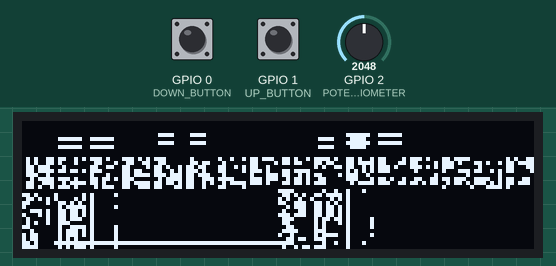
Recording of a program running on a simulated ESP32-C3. Parts: 128×32 one-colour display. The test bench sets the inputs (shaded band); at power-on: GPIO 0 (DOWN_BUTTON) HIGH, GPIO 1 (UP_BUTTON) HIGH, GPIO 2 (POTENTIOMETER) = 2048. What the program prints to the serial monitor is not drawn.

Above: at 1.8 s.
1.9 s: GPIO 0 (DOWN_BUTTON) pulled LOW for 1.2 s
At 2.5 s:
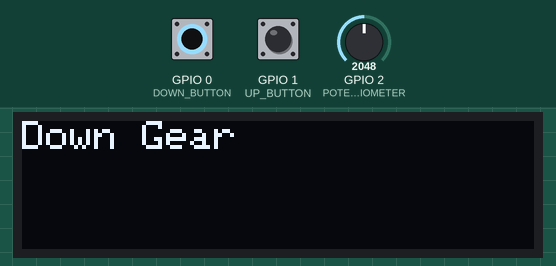
4.6 s: GPIO 1 (UP_BUTTON) pulled LOW for 1.2 s
At 5.8 s:
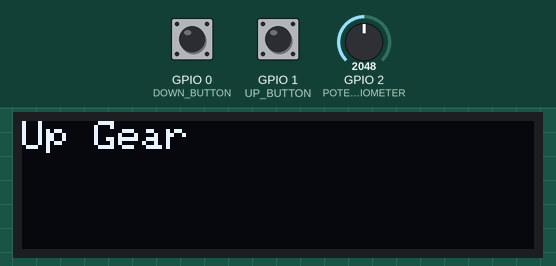
7.3 s: GPIO 0 (DOWN_BUTTON) pulled LOW for 1.2 s
At 8.5 s:
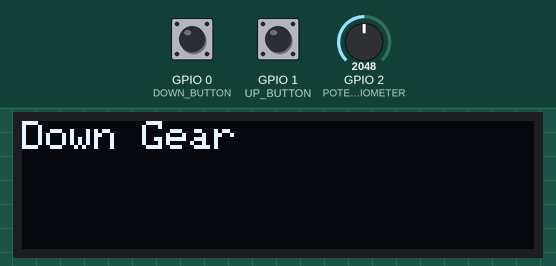
10.0 s: GPIO 1 (UP_BUTTON) pulled LOW for 3.2 s
At 10.5 s:
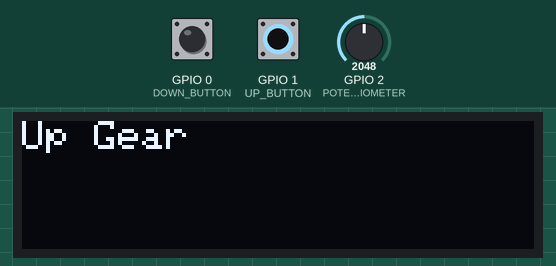
14.7 s: GPIO 0 (DOWN_BUTTON) pulled LOW for 3.2 s
At 16.3 s:
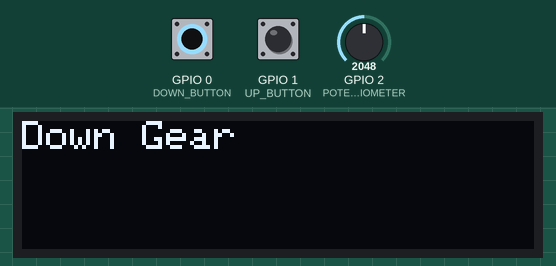
Timing chart, 0 to 17.8 s (numbered marks = the images above; inputs shaded):
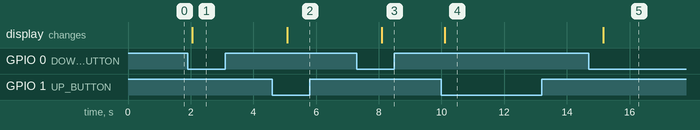

The program:

main.cpp
```cpp
#include <Wire.h>
#include <Adafruit_GFX.h>
#include <Adafruit_SSD1306.h>

// Definisci i pin I2C utilizzati
#define I2C_SDA 3  // Modifica con il pin corretto
#define I2C_SCL 4  // Modifica con il pin corretto

#define POTENTIOMETER 2

#define UP_BUTTON 1
#define DOWN_BUTTON 0

#define SCREEN_WIDTH 128
#define SCREEN_HEIGHT 32
#define OLED_RESET -1

const uint8_t heart_bmp[] PROGMEM = {
  0x00, 0x00, 0x00, 0x00, 0x00, 0x00, 0x00, 0x00,
  0x00, 0x00, 0x00, 0x00, 0x00, 0x00, 0x00, 0x00,
  0x00, 0x00, 0x00, 0x00, 0x00, 0x00, 0x00, 0x00,
  0x00, 0x00, 0x00, 0x00, 0x00, 0x00, 0x00, 0x00,
  0x00, 0x00, 0x00, 0x00, 0x00, 0x00, 0x00, 0x00,
  0x00, 0x00, 0x00, 0x00, 0x00, 0x00, 0x00, 0x00,
  0x00, 0x00, 0x00, 0x00, 0x3C, 0x3C, 0x00, 0x00,
  0x00, 0x00, 0x7E, 0x7E, 0x00, 0x00, 0x00, 0x00,
  0x00, 0x7E, 0x7E, 0x00, 0x00, 0x00, 0x00, 0x00,
  0x00, 0x3C, 0x3C, 0x00, 0x00, 0x00, 0x00, 0x00,
  0x00, 0x00, 0x00, 0x00, 0x3C, 0x3C, 0x00, 0x00,
  0x00, 0x00, 0x7E, 0x7E, 0x00, 0x00, 0x00, 0x00,
  0x00, 0x7E, 0x7E, 0x00, 0x00, 0x00, 0x00, 0x00,
  0x00, 0x3C, 0x3C, 0x00, 0x00, 0x00, 0x00, 0x00,
  0x00, 0x00, 0x00, 0x00, 0x00, 0x00, 0x00, 0x00,
  0x00, 0x00, 0x00, 0x00, 0x00, 0x00, 0x00, 0x00,
  0x00, 0x00, 0x00, 0x00, 0x00, 0x00, 0x00, 0x00,
  0x00, 0x00, 0x00, 0x00, 0x00, 0x00, 0x00, 0x00
};

Adafruit_SSD1306 display(SCREEN_WIDTH, SCREEN_HEIGHT, &Wire, OLED_RESET);

void setup() {
  Serial.begin(115200); //per il serial monitor
  Serial.println(F("Setup Iniziato"));
  Wire.begin(I2C_SDA, I2C_SCL);


  if(!display.begin(SSD1306_SWITCHCAPVCC, 0x3C)) {
    Serial.println(F("SSD1306 allocation failed"));
    for(;;);
  }


  pinMode(UP_BUTTON, INPUT_PULLUP);
  pinMode(DOWN_BUTTON, INPUT_PULLUP);
  pinMode(POTENTIOMETER, INPUT);


  display.clearDisplay();

  // Mostra il logo
  display.drawBitmap(0, 0, heart_bmp, 128, 32, SSD1306_WHITE);
  display.display();

  Serial.println(F("Setup completato"));
  //display.clearDisplay();
  //display.setTextSize(1);
  //display.setTextColor(SSD1306_WHITE);
  //display.setCursor(0,0);
  //display.println(F("Hello, world!"));
  //display.display();

}

void loop() {
  int sensorValue = analogRead(POTENTIOMETER);
  Serial.println(sensorValue);

  if ((digitalRead(UP_BUTTON) == LOW)) {
    display.clearDisplay();
    display.setTextSize(1);
    display.setTextColor(SSD1306_WHITE);
    display.setCursor(0,0);
    display.println(F("Up Gear"));
    display.display();
  }

  if ((digitalRead(DOWN_BUTTON) == LOW)) {
    display.clearDisplay();
    display.setTextSize(1);
    display.setTextColor(SSD1306_WHITE);
    display.setCursor(0,0);
    display.println(F("Down Gear"));
    display.display();
  }

  delay(1000);
}
```

Measured:
- after the input at 1.9 s, the display: changes after 0.16 s (image 1)
- after the input at 4.6 s, the display: changes after 0.48 s (image 2)
- after the input at 7.3 s, the display: changes after 0.80 s (image 3)
- after the input at 10.0 s, the display: changes after 0.11 s (image 4)
- after the input at 14.7 s, the display: changes after 0.46 s (image 5)
